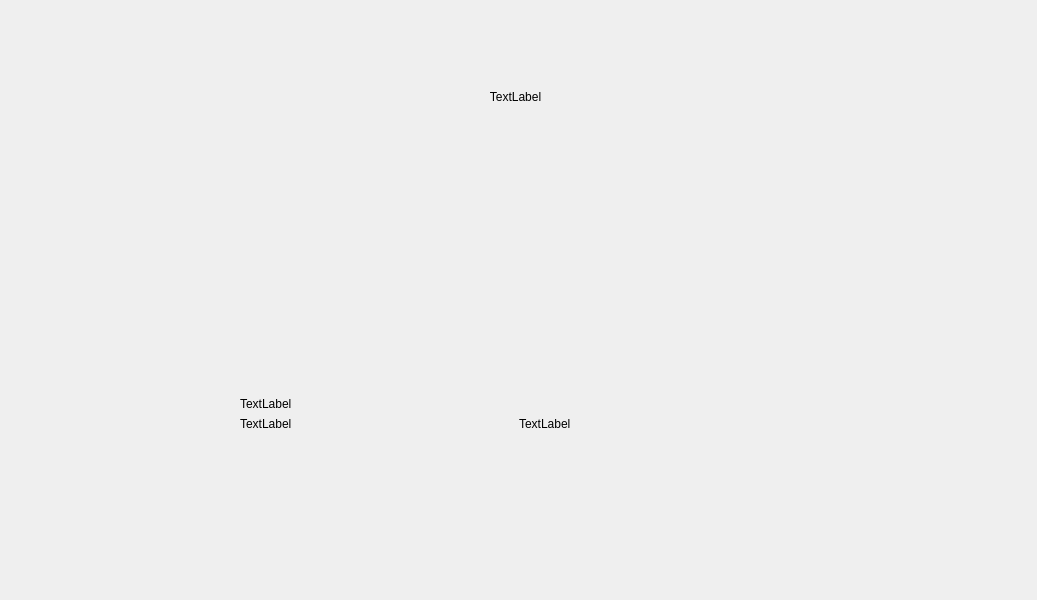
<?xml version="1.0" encoding="UTF-8"?>
<ui version="4.0">
 <class>MainWindow</class>
 <widget class="QMainWindow" name="MainWindow">
  <property name="geometry">
   <rect>
    <x>0</x>
    <y>0</y>
    <width>1037</width>
    <height>600</height>
   </rect>
  </property>
  <property name="windowTitle">
   <string>MainWindow</string>
  </property>
  <widget class="QWidget" name="centralwidget">
   <widget class="QWidget" name="verticalLayoutWidget">
    <property name="geometry">
     <rect>
      <x>240</x>
      <y>90</y>
      <width>551</width>
      <height>341</height>
     </rect>
    </property>
    <layout class="QVBoxLayout" name="verticalLayout">
     <item>
      <widget class="QLabel" name="label_4">
       <property name="layoutDirection">
        <enum>Qt::LeftToRight</enum>
       </property>
       <property name="text">
        <string>TextLabel</string>
       </property>
       <property name="alignment">
        <set>Qt::AlignCenter</set>
       </property>
      </widget>
     </item>
     <item>
      <spacer name="verticalSpacer">
       <property name="orientation">
        <enum>Qt::Vertical</enum>
       </property>
       <property name="sizeHint" stdset="0">
        <size>
         <width>20</width>
         <height>40</height>
        </size>
       </property>
      </spacer>
     </item>
     <item>
      <widget class="QLabel" name="label">
       <property name="text">
        <string>TextLabel</string>
       </property>
      </widget>
     </item>
     <item>
      <layout class="QHBoxLayout" name="horizontalLayout">
       <item>
        <widget class="QLabel" name="label_3">
         <property name="text">
          <string>TextLabel</string>
         </property>
        </widget>
       </item>
       <item>
        <widget class="QLabel" name="label_2">
         <property name="text">
          <string>TextLabel</string>
         </property>
        </widget>
       </item>
      </layout>
     </item>
    </layout>
   </widget>
  </widget>
 </widget>
 <resources/>
 <connections/>
</ui>
